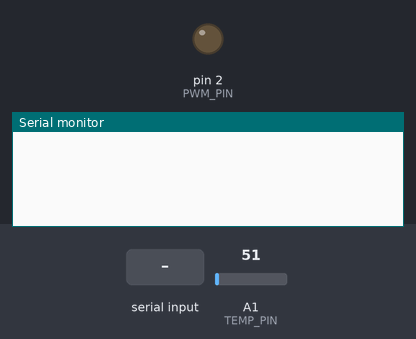
Simulated run of this sketch. Board: Arduino Uno, built with avr-gcc and run on an emulated ATmega328P. Shown: output pins drawn as LEDs (lit = HIGH), the last lines printed to the serial monitor. The test bench sets the inputs (shaded band); at power-on: A1 (TEMP_PIN) = 51.

Above: at 1.2 s.
1.3 s: "C90\n" received over Serial
At 2.5 s:
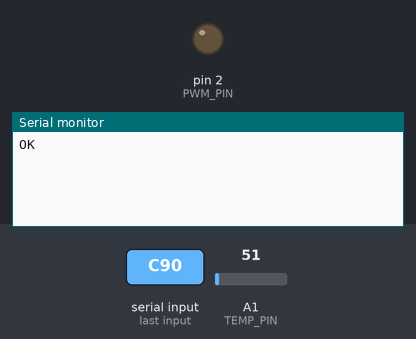
2.8 s: "T90\n" received over Serial
At 3.2 s:
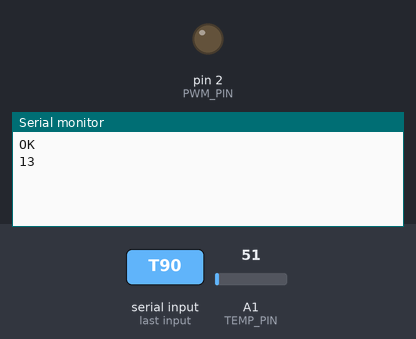

Measured:
- after the input at 1.3 s, the serial monitor: prints a new line after 0.25 s (image 1)
- after the input at 2.8 s, the serial monitor: prints a new line at once (image 2)

The sketch:

arduino_temp_controller.ino
```cpp
#define SERIAL_INPUT_LENGHT 4
#define NR_OF_MEAN_SAMPLES 5
#define USE_PID_INTEGRAL_THRESHOLD 12
#define MIN_INTEGRAL -50
#define MAX_INTEGRAL 30
#define DEBUG 1
#define PID_DEBUG 0
#define TEMP_DEBUG 0
#define SERIAL_DEBUG 0
#define RESISTANCE_OFFSET (92)
#define PT100_TABLE_STEP_DEG 30.0
#define MIN_TEMP (-10)
#define MAX_TEMP 680
#define PID_INTERVAL_MS 50
#define DT ((float)PID_INTERVAL_MS/1000.0)
#define HEATER_CURVE_STEP 50
enum STATE {
    TEMP_MEASURE,
    CHECK_SERIAL,
    PID_CALC,
    TIMING_SYNC,
    PWM_SET,
};
float const Pt100[] = {    96.09, 107.79, 119.40, 130.90, 142.29, 153.58,
                          164.77, 175.86, 186.84, 197.71, 208.48, 219.15,
                          229.72, 240.18, 250.35, 260.78, 270.93, 280.98,
                          290.92, 300.75, 310.49, 320.12, 329.64, 339.06 };
uint8_t const one_heater_curve[] = {0, 1, 2, 4, 6, 10, 13, 17, 23, 30, 37, 47, 57, 68, 79};

STATE State;
uint8_t TEMP_PIN = 15;
uint8_t PWM_PIN = 2;
uint64_t next_loop_iteration = 0;
int32_t current_temp = 0;
int32_t desired_temp = 0;
uint64_t current_time;
uint8_t* selected_heater_curve = NULL;

//float volt_res_slope = 0.016145;
float volt_res_slope = 0.0187203;
float PID_integral = 0;
float previous_error = 0;
float Kp = 0.6;
float Ki = 0.25;
float Kd = 0.0;
uint8_t pwm_output = 0;

void setup() {
  // put your setup code here, to run once:
  Serial.begin(115200);
  Serial.setTimeout(5);
  analogReference(DEFAULT);
  for (int i = 0; i < 5; i++)
  {
    analogRead(TEMP_PIN);
  }
  analogWrite(PWM_PIN, pwm_output);
  State = TEMP_MEASURE;
  selected_heater_curve = const_cast<uint8_t*>(one_heater_curve);
}

void loop() {
  // put your main code here, to run repeatedly:

  switch (State)
  {
    case TEMP_MEASURE:
      GetTemp();
      State = CHECK_SERIAL;
      break;
    case CHECK_SERIAL:
      CheckSerial();
      State = PID_CALC;
    break;
    case PID_CALC:
      PID_Calc();
      State = TIMING_SYNC;
    break;
    case TIMING_SYNC:
      current_time = millis();
      if (current_time > next_loop_iteration)
      {
        State = PWM_SET;
        next_loop_iteration =  current_time + PID_INTERVAL_MS;
/*        if (DEBUG != 0)
        {
          Serial.print("Received temp:");
          Serial.println(desired_temp);
        }*/

      }
      break;
    case PWM_SET:
      analogWrite(PWM_PIN, pwm_output);
      State = TEMP_MEASURE;
    break;
  }
}

void PID_Calc()
{
  float error = desired_temp - current_temp;
//  float dt = (int)PID_INTERVAL_MS / 1000;
//  float dt = 0.1;
  PID_integral += error * DT;
  if (abs(error) > USE_PID_INTEGRAL_THRESHOLD)
  {
    PID_integral = 0;
  }
  else if (PID_integral < MIN_INTEGRAL)
  {
    PID_integral = MIN_INTEGRAL;
  }
  else if (PID_integral > MAX_INTEGRAL)
  {
    PID_integral = MAX_INTEGRAL;
  }
  float derivative = (error - previous_error) / DT;
  float out = (Kp * error + Ki * PID_integral + Kd * derivative);

  uint8_t baseline = selected_heater_curve[desired_temp / HEATER_CURVE_STEP];
  float slope = (float)(selected_heater_curve[(desired_temp / HEATER_CURVE_STEP) + 1] - baseline) / (float)HEATER_CURVE_STEP;
  baseline += (desired_temp % HEATER_CURVE_STEP) * slope;
  out += baseline;

  if (out > 255)
  {
    pwm_output = 255;
  }
  else if (out < 0)
  {
    pwm_output = 0;
  }
  else
  {
    pwm_output = out;
  }
  previous_error = error;
  if (PID_DEBUG != 0)
  {
    Serial.print(" des_temp, ");
    Serial.print(desired_temp);
    Serial.print(" curr_temp, ");
    Serial.print(current_temp);
    Serial.print(" error, ");
    Serial.print(error);
    Serial.print(" PID_integral, ");
    Serial.print(PID_integral);
    Serial.print(" dev, ");
    Serial.print(derivative);
    Serial.print(" output, ");
    Serial.print(pwm_output);
    Serial.print(" baseline, ");
    Serial.print(baseline);
    Serial.print(" prev_error, ");
    Serial.println(previous_error);
  }
}

void CheckSerial()
{
  int temperature = MIN_TEMP;
  if (Serial.available() > 0) {
    int c = Serial.read();
    //Serial.print(c);
    //Serial.print("vafan");
    if (c == 'C')
    {
      Serial.println("OK");
    }
    else if (c == 'S')
    {
      temperature = Serial.parseInt();
    }
    else if (c == 'T')
    {
      Serial.println(current_temp);
    }
    else
    {
      while (Serial.available() > 0)
      {
        Serial.read();
      }
    }
  }
  if ((temperature > MIN_TEMP) && (temperature < MAX_TEMP))
  {
    desired_temp = temperature;
  }
  if (SERIAL_DEBUG != 0)
  {
    Serial.print("Received temp:");
    Serial.println(desired_temp);
  }
}

void GetTemp()
{
  uint32_t mean_input = 0;
  bool not_found = true;
  int i;
  for (int k = 0; k < NR_OF_MEAN_SAMPLES; k++)
  {
    mean_input += analogRead(TEMP_PIN);
  }
  mean_input /= NR_OF_MEAN_SAMPLES;
  float mean_voltage = 5 * ((float)mean_input / 1024.0);
  float resistance = RESISTANCE_OFFSET + (float)mean_voltage / volt_res_slope;
  for (i = 0; i < (sizeof(Pt100) / sizeof(float)); i++)
  {
    if (resistance < Pt100[i])
    {
      current_temp = PT100_TABLE_STEP_DEG * ((resistance - Pt100[i - 1]) / (Pt100[i] - Pt100[i - 1]) + (i - 1)) + MIN_TEMP;
      not_found = false;
      break;
    }
  }
  if (not_found == true)
  {
    current_temp = MAX_TEMP;
    Serial.print("Resistance too high");
  }
  if (TEMP_DEBUG != 0)
  {
    Serial.print("Measured volt:");
    Serial.print(mean_voltage);
    Serial.print(", calc res::");
    Serial.print(resistance);
    Serial.print(", Calc temp:");
    Serial.println(current_temp);
  }
}
```
